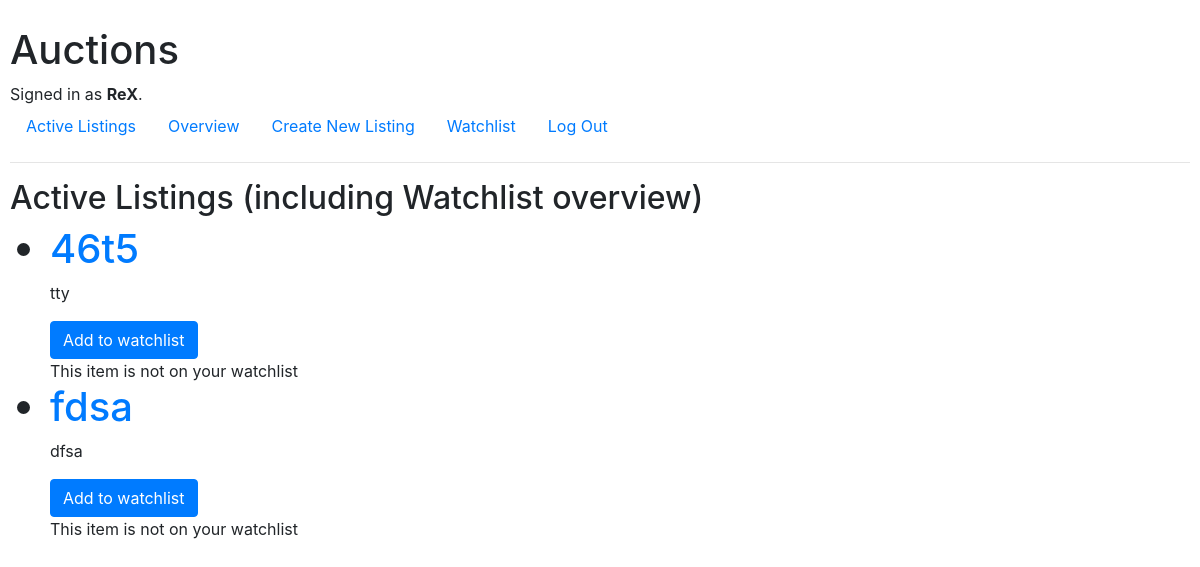
The page /watchmany (signed in) on the database as committed earlier.
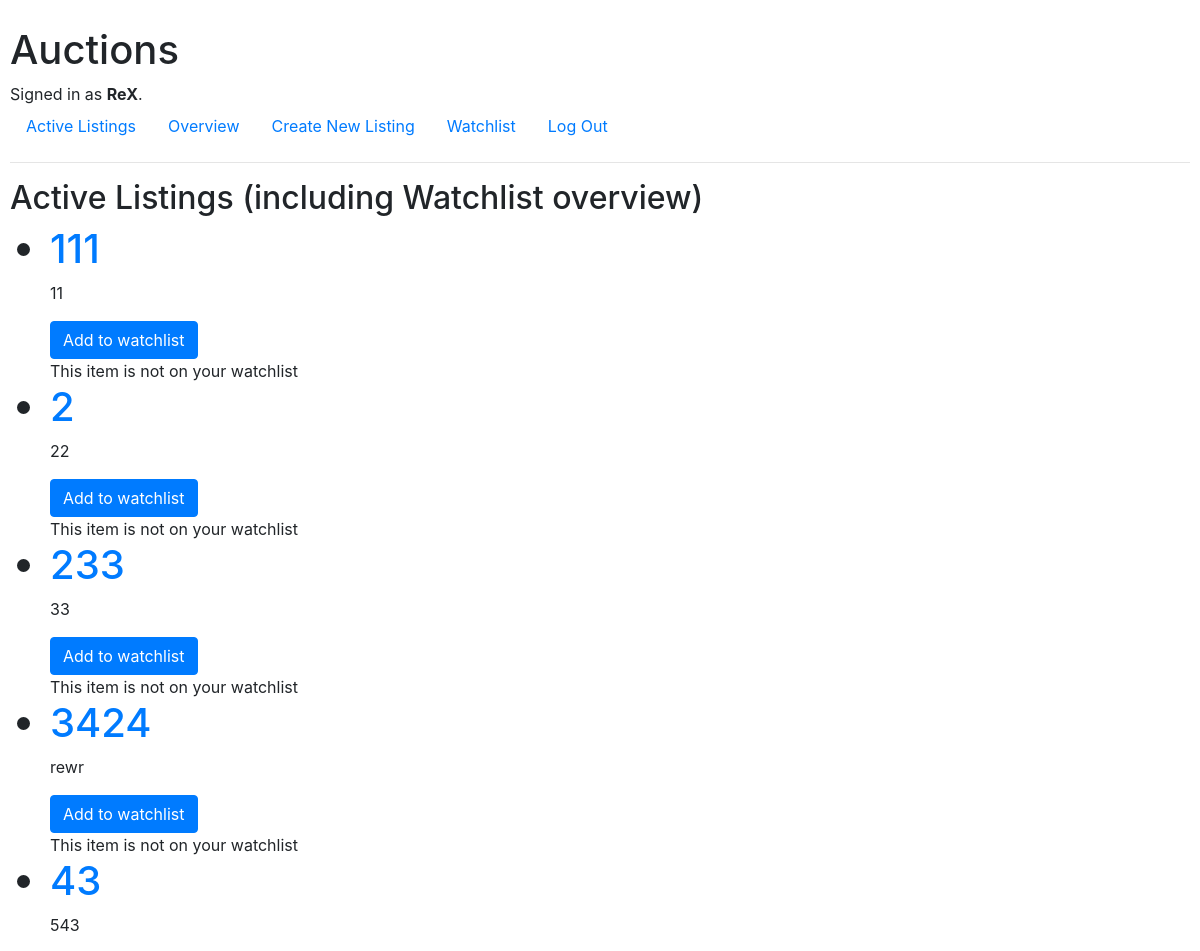
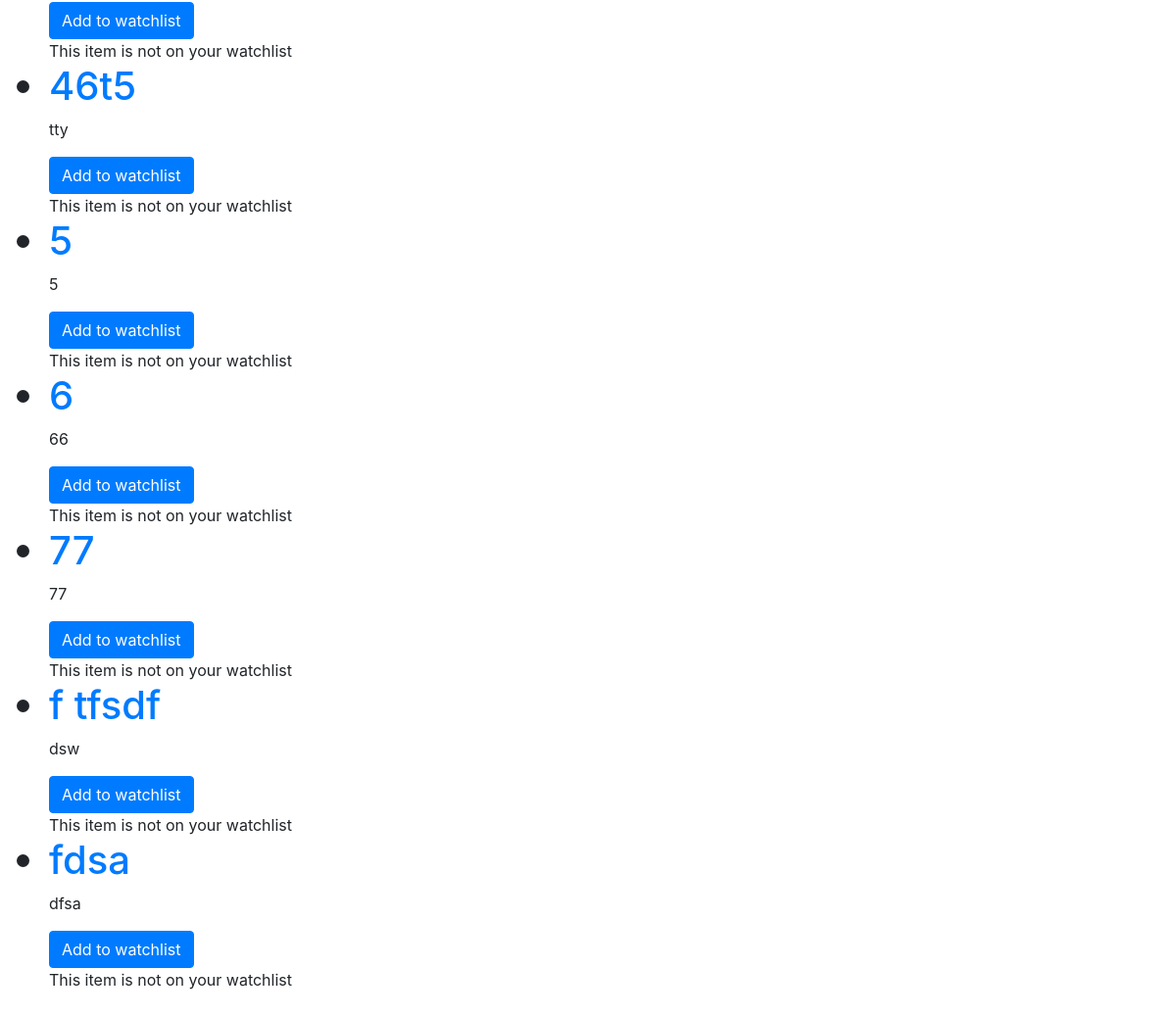
The same page on the database as committed later (2 pictures, top to bottom).
### auctions/models.py (models this page shows, shortened)
class User(AbstractUser):
    wishlisted = models.ManyToManyField(Auction_Listings)

class Auction_Listings(models.Model):
    title = models.CharField(max_length=200)
    description = models.CharField(max_length=20000)
    starting_bid = models.PositiveIntegerField()
    image_file = models.ImageField(upload_to='images', blank=True)
    image_url = models.URLField(max_length=200, blank=True)
    quantity = models.PositiveIntegerField(null=True, blank=True)
    CATEGORIES = (
        ('LAP', 'Laptop'),
        ('CON', 'Console'),
        ('GAD', 'Gadget'),
        ('GAM', 'Game'),
        ('TEL', 'TV'),
        ('FAS', 'Fashion'),
        ('TOY', 'Toys'),
        ('ELE', 'Electronics'),
        ('HOM', 'Home')
       )
    category = models.CharField(
        max_length=45,
        choices=CATEGORIES
    )
    date_posted = models.DateTimeField(auto_now_add=True, blank=True)
    host = models.ForeignKey('User', on_delete=models.CASCADE, null=True)
    active = models.BooleanField(default=True)
    class Meta:
        ordering = ['title']

### auctions/views.py (the view)
# urls.py: path("watchmany", views.watchmany, name="watchmany"),
@login_required
def watchmany(request):
    listings = Auction_Listings.objects.all()
    logged_in_user = User.objects.get(id=request.user.id)
    all_wish = logged_in_user.wishlisted.all()
    return render(request, "auctions/watchmany.html", {
                                                "listings":listings,
                                                "all_wish": all_wish
                                                })

### auctions/templates/auctions/watchmany.html (shortened to what this page needs)
{% extends "auctions/layout.html" %}
{% block body %}
    <h2>Active Listings (including Watchlist overview)</h2>
    <ul>
    {% for listing in listings %}
    <h1> <li> <a href="{% url 'detail' listing.id %}"> {{ listing.title }} </a></li></h1>
    <p> {{ listing.description }} </p>
    <h2> {{ listing.startin_bid }} </h3>
    {% if listing in all_wish %}
    <form action="{% url 'remove_watch' listing.id %}" method="post">
    {% csrf_token %}
    <input class="btn btn-secondary" type="submit" value="Remove from watchlist">
    </form>
    {% else %}
        <form action="{% url 'add_watch' listing.id %}" method="post">
        <input class="btn btn-primary" type="submit" value="Add to watchlist">
    </form>
    This item is not on your watchlist
    {% endif %}
    {% endfor %}
{% endblock %}

### auctions/templates/auctions/layout.html (shortened to what this page needs)
{% load static %}
<!DOCTYPE html>
<html lang="en">
    <head>
        <link rel="stylesheet" href="https://stackpath.bootstrapcdn.com/bootstrap/4.4.1/css/bootstrap.min.css">
        <link href="{% static 'auctions/styles.css' %}" rel="stylesheet">
    </head>
    <body>
        <h1>Auctions</h1>
        <div>
            {% if user.is_authenticated %}
                Signed in as <strong>{{ user.username }}</strong>.
            {% else %}
                Not signed in.
            {% endif %}
        </div>
        <ul class="nav">
            <li class="nav-item">
                <a class="nav-link" href="{% url 'index' %}">Active Listings</a>
            </li>
            {% if user.is_authenticated %}
                <li class="nav-item">
                    <a class="nav-link" href="{% url 'watchmany' %}">Overview</a>
                </li>
                <li class="nav-item">
                    <a class="nav-link" href="{% url 'create' %}">Create New Listing</a>
                </li>
                <li class="nav-item">
                    <a class="nav-link" href="{% url 'watchlist' %}">Watchlist</a>
                </li>
                <li class="nav-item">
                    <a class="nav-link" href="{% url 'logout' %}">Log Out</a>
                </li>
            {% endif %}
        </ul>
        <hr>
        {% block body %}
        {% endblock %}
    </body>
</html>

### auctions/static/auctions/styles.css (style rules this page uses)
body { padding: 10px; }

Rows that differ between the two databases and show on the page:
added Auction_Listings: title "111", description "11"
added Auction_Listings: title "2", description "22"
added Auction_Listings: title "233", description "33"
added Auction_Listings: title "3424", description "rewr"
added Auction_Listings: title "43", description "543"
added Auction_Listings: title "5", description "5"
added Auction_Listings: title "6", description "66"
added Auction_Listings: title "77", description "77"
added Auction_Listings: title "f tfsdf", description "dsw"
